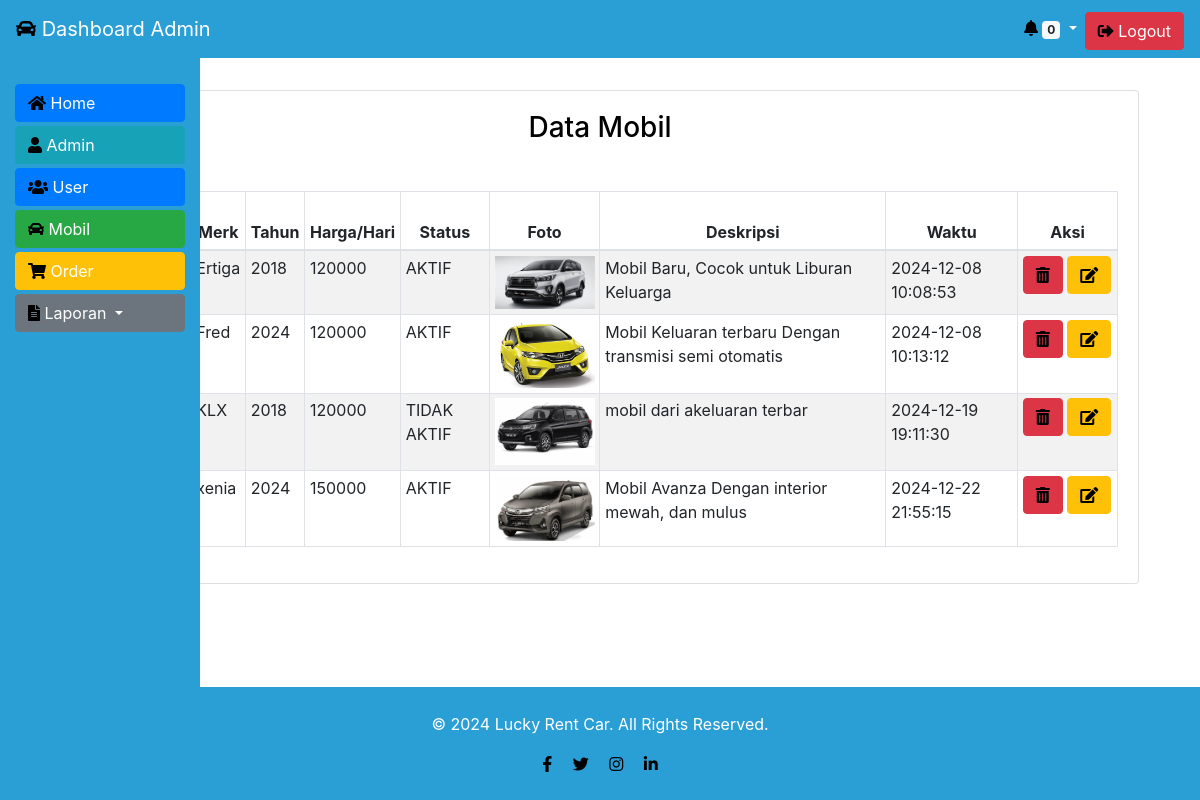
The app's page /admin/dashbord_admin.php?x=mobil (signed in) with its own data.
### tables this page shows
CREATE TABLE `mobil` (
  `id_mobil` int NOT NULL,
  `no_polisi` varchar(12) NOT NULL,
  `merk` varchar(90) NOT NULL,
  `tahun` varchar(10) NOT NULL,
  `harga` double NOT NULL,
  `s_mobil` varchar(20) NOT NULL,
  `poto` varchar(255) DEFAULT NULL,
  `deskripsi` varchar(255) DEFAULT NULL,
  `created_at` datetime NOT NULL DEFAULT CURRENT_TIMESTAMP
);

### admin/mobil.php (the view, shortened to what this page needs)
<!DOCTYPE html>
<html lang="en">
<head>
    <link rel="stylesheet" href="https://cdnjs.cloudflare.com/ajax/libs/font-awesome/5.15.4/css/all.min.css">
</head>
<body>
    <div class="container">
        <div class="row mt-5">
            <div class="col-md-12">
                <div class="card m-3">
                    <div class="card-body">
                        <h3>Data Mobil</h3>
                        <a href="?x=tmobil" class="btn btn-primary">Tambah</a>
                        <div class="table-responsive">
                            <table class="table table-striped table-hover table-bordered table-sm">
                                <thead>
                                    <tr>
                                        <th>No</th>
                                        <th>No Polisi</th>
                                        <th>Merk</th>
                                        <th>Tahun</th>
                                        <th>Harga/Hari</th>
                                        <th>Status</th>
                                        <th>Foto</th>
                                        <th>Deskripsi</th>
                                        <th>Waktu</th>
                                        <th class="aksi-col">Aksi</th>
                                    </tr>
                                </thead>
                                <tbody>
                                <?php
                                    include("../db/koneksi.php");
                                    $cari = mysqli_query($konek, "SELECT * FROM mobil") or die(mysqli_error($konek));
                                    $no = 1;
                                    while ($data = mysqli_fetch_array($cari)) {
                                        ?>
                                        <tr>
                                            <th scope="row"><?php echo $no; ?></th>
                                            <td><?php echo $data['no_polisi']; ?></td>
                                            <td><?php echo $data['merk']; ?></td>
                                            <td><?php echo $data['tahun']; ?></td>
                                            <td><?php echo $data['harga']; ?></td>
                                            <td><?php echo $data['s_mobil']; ?></td>
                                            <td>
                                                <?php if (!empty($data['poto'])): ?>
                                                    <img src="<?php echo $data['poto']; ?>" alt="Foto Mobil" style="width: 100px;">
                                                <?php else: ?>
                                                    Tidak ada foto
                                                <?php endif; ?>
                                            </td>
                                            <td><?php echo $data['deskripsi']; ?></td>
                                            <td><?php echo $data['created_at']; ?></td>
                                            <td>
                                                <a href="?x=hmobil&id=<?php echo $data['id_mobil']; ?>" class="btn btn-danger" title="Hapus">
                                                    <i class="fas fa-trash-alt"></i>
                                                </a>
                                                <a href="?x=emobil&id=<?php echo $data['id_mobil']; ?>" class="btn btn-warning" title="Edit">
                                                    <i class="fas fa-edit"></i>
                                                </a>
                                            </td>
                                        </tr>
                                        <?php
                                        $no++;
                                    }
                                    ?>
                                </tbody>
                            </table>
                        </div>
                    </div>
                </div>
            </div>
        </div>
    </div>
</body>
</html>

### admin/dashbord_admin.php (style rules this page uses)
html, body { height: 100%; margin: 0; display: flex; flex-direction: column; color: #fff; }
.container { flex: 1; }
a { color: #fff !important; }
i { color: black; }
table { background-color: #ffff; }
.container { color: #ffff; }
a { color: #000; }

### admin/mobil.php (style rules this page uses)
h3 { color: #000; text-align: center; }
.aksi-col { width: 100px; }
th { text-align: center; }

### records on screen
mobil: merk "Ertiga", tahun "2018", harga "120000", s_mobil "AKTIF", poto (picture), deskripsi "Mobil Baru, Cocok untuk Liburan Keluarga", created_at "2024-12-08 10:08:53"
mobil: merk "Fred", tahun "2024", harga "120000", s_mobil "AKTIF", poto (picture), deskripsi "Mobil Keluaran terbaru Dengan transmisi semi otomatis", created_at "2024-12-08 10:13:12"
mobil: merk "KLX", tahun "2018", harga "120000", s_mobil "TIDAK AKTIF", poto (picture), deskripsi "mobil dari akeluaran terbar", created_at "2024-12-19 19:11:30"
mobil: merk "xenia", tahun "2024", harga "150000", s_mobil "AKTIF", poto (picture), deskripsi "Mobil Avanza Dengan interior mewah, dan mulus", created_at "2024-12-22 21:55:15"
